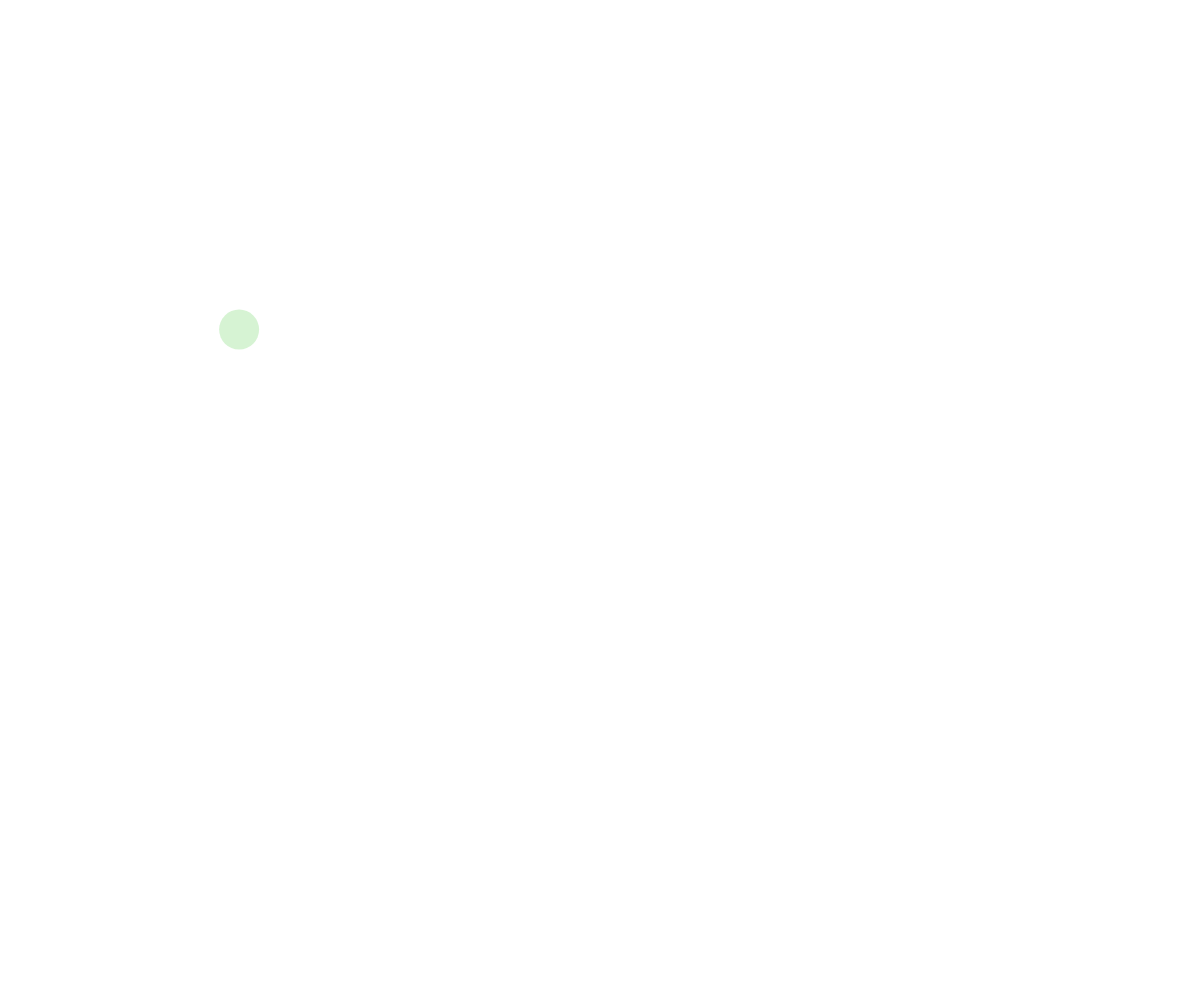
Frame 1 (no input)
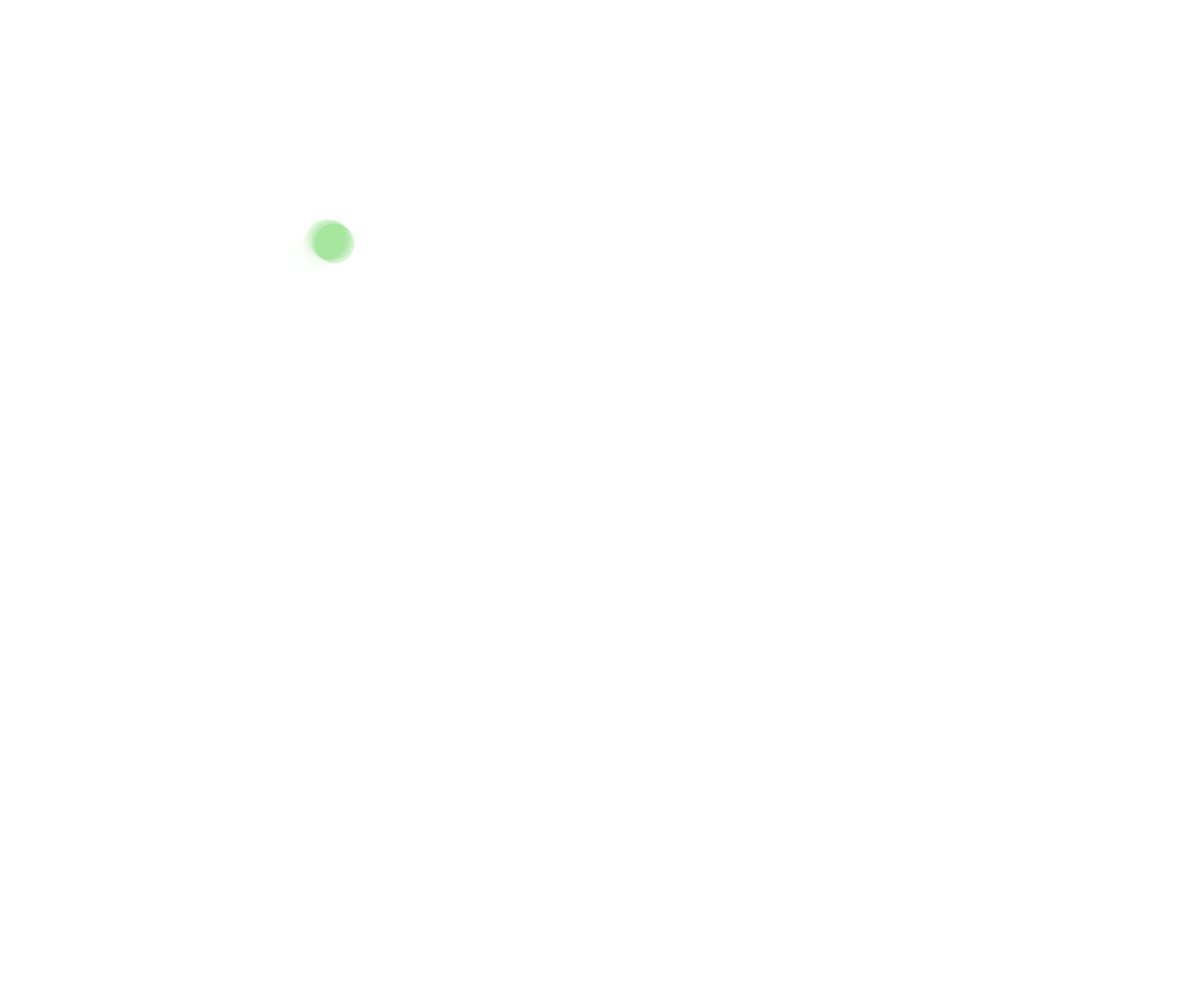
Frame 60 (no input)
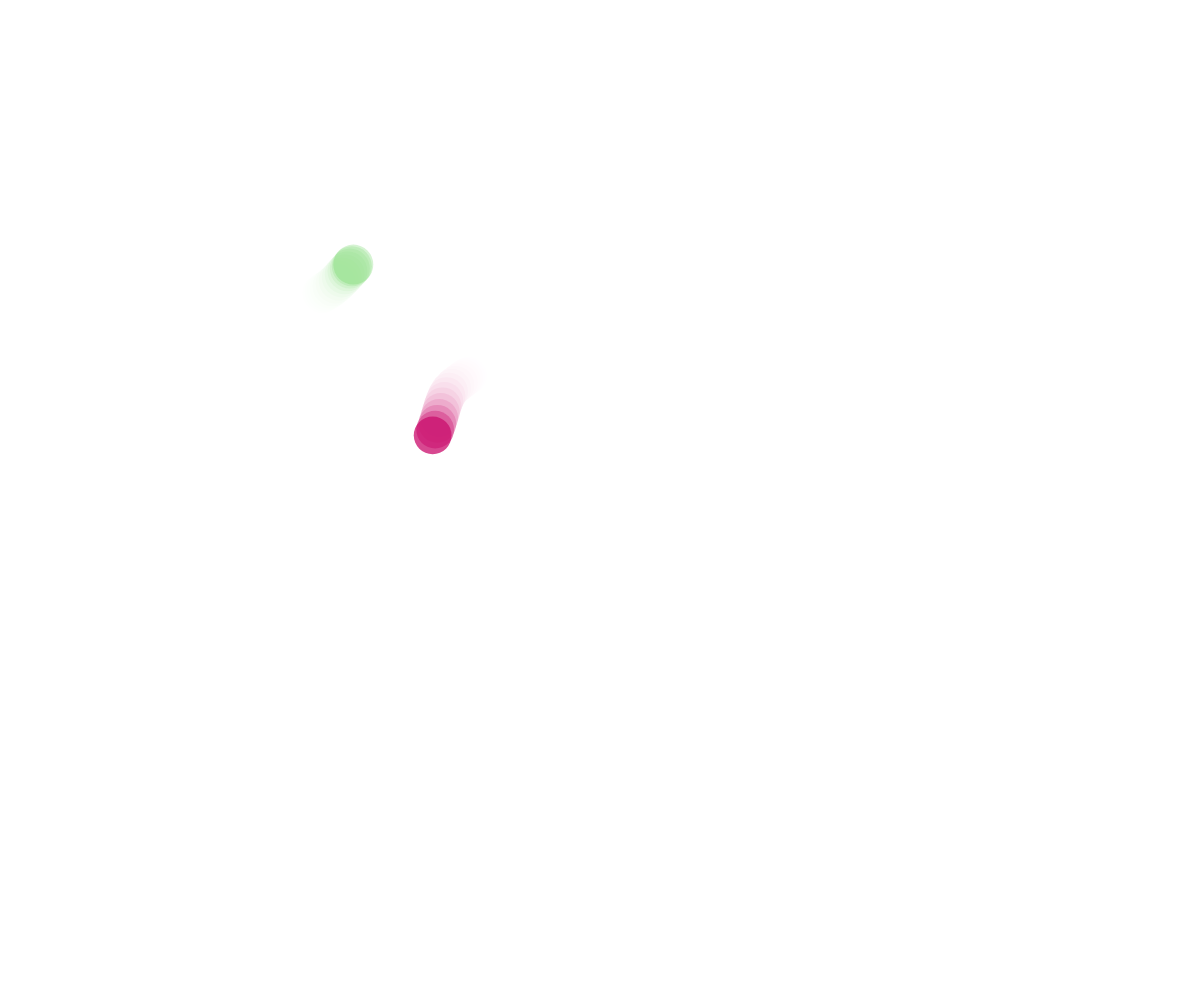
Frame 120 (the mouse pressed at the canvas centre since frame 60)

The p5.js sketch that drew these frames (run headless with seeded random() and noise() and a simulated clock; from frame 60 on, the mouse is pressed at the canvas centre):

// p5.js sketch
// ── sketch.js
// Perlin Noise Ball

let ballArray = [];

function setup() {
  createCanvas(windowWidth, windowHeight);
  spawnBall();
}

function draw() {
  background(255, 70);
  noStroke();
  

  for (let theBall of ballArray) {
    //move
    fill(theBall.color);
    theBall.x = noise(theBall.time) * width;
    theBall.y = noise(theBall.time + 300) * height;
  
    //display
    circle(theBall.x, theBall.y, theBall.size);
  
    theBall.time += 0.01;
  }
}

function mousePressed() {
  spawnBall();
}

function spawnBall() {
  let ball = {
    x: random(width),
    y: random(height),
    size: random(10, 50),
    color: color(random(255), random(255), random(255), random(255)),
    time: random(1000),
  };
  ballArray.push(ball);
}
